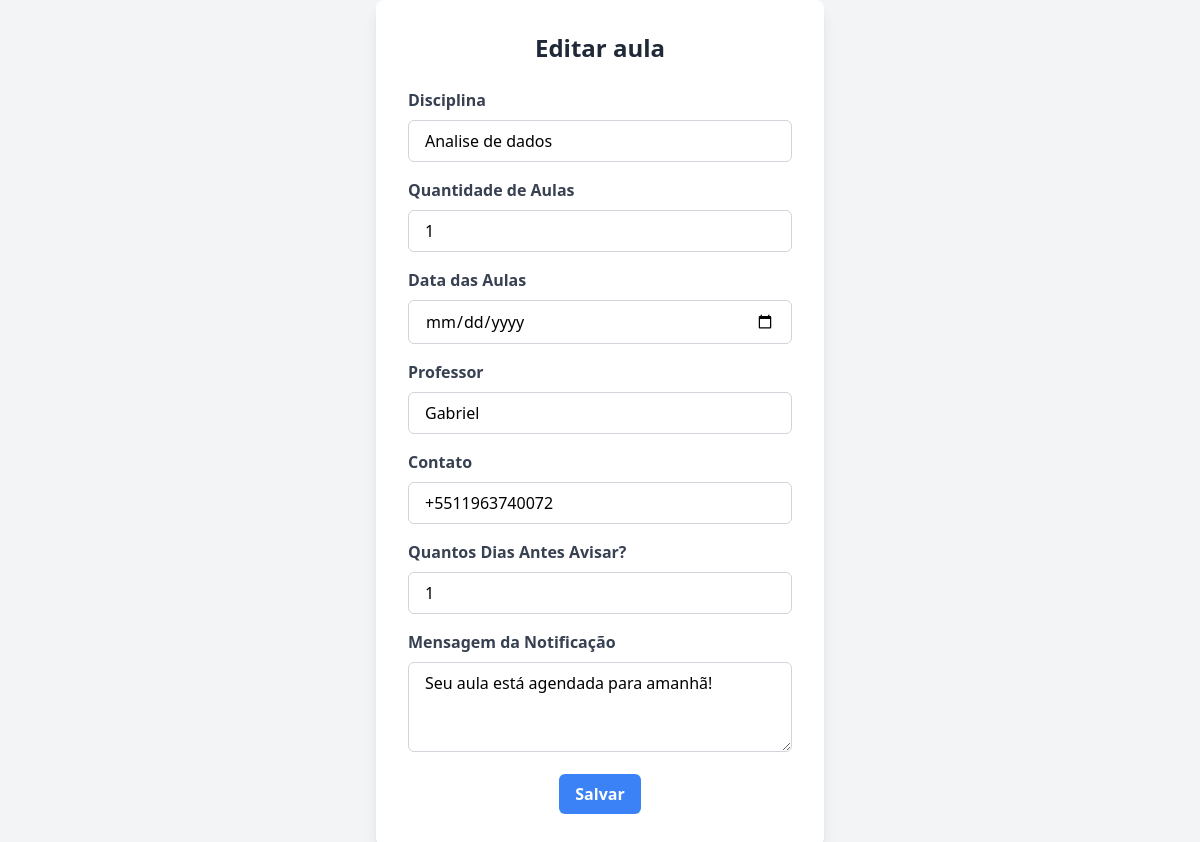
The app's page /editar/5/ (signed in) with its own data.
### formulario_professores/models.py (models this page shows, shortened)
class Aula(models.Model):
    usuario = models.ForeignKey(User, on_delete=models.CASCADE)
    disciplina = models.CharField(max_length=100)
    quantidade_aulas = models.IntegerField()
    data_aulas = models.DateField()
    professor = models.CharField(max_length=100)
    contato = models.CharField(max_length=20)
    dias_antes = models.IntegerField(default=3, help_text="Quantos dias antes você deseja ser avisado?")
    mensagem_notificacao = models.TextField(blank=True, help_text="Mensagem personalizada para a notificação.")

### formulario_professores/views.py (the view)
# urls.py: path('editar/<int:aula_id>/', views.editar_aula, name='editar_aula'),
@login_required
def editar_aula(request, aula_id):
    aula = get_object_or_404(Aula, id=aula_id)  # Busca a aula pelo ID ou retorna 404
    if request.method == 'POST':
        form = AulaForm(request.POST, instance=aula)
        if form.is_valid():
            form.save()
            return redirect('listar_aulas')
    else:
        form = AulaForm(instance=aula)
    return render(request, 'formulario.html', {'form': form, 'aula': aula, 'titulo': 'Editar aula', 'mensagem_botao': 'Salvar'})

### formulario_professores/templates/formulario.html (shortened to what this page needs)
{% extends 'base.html' %}
{% block conteudo %}
    <div class="bg-gray-100 flex items-center justify-center min-h-screen">
        <div class="bg-white p-8 rounded-lg shadow-lg w-full max-w-md">
            <h2 class="text-2xl font-bold mb-6 text-center text-gray-800">{{ titulo }}</h2>
            <form method="POST">
                <div class="mb-4">
                    <label for="disciplina" class="block text-gray-700 font-semibold mb-2">Disciplina</label>
                    {{ form.disciplina }}
                </div>
                <div class="mb-4">
                    <label for="quantidade_aulas" class="block text-gray-700 font-semibold mb-2">Quantidade de Aulas</label>
                    {{ form.quantidade_aulas }}
                </div>
                <div class="mb-4">
                    <label for="data_aulas" class="block text-gray-700 font-semibold mb-2">Data das Aulas</label>
                    {{ form.data_aulas }}
                </div>
                <div class="mb-4">
                    <label for="professor" class="block text-gray-700 font-semibold mb-2">Professor</label>
                    {{ form.professor }}
                </div>
                <div class="mb-4">
                    <label for="contato" class="block text-gray-700 font-semibold mb-2">Contato</label>
                    {{ form.contato }}
                </div>
                <div class="mb-4">
                    <label for="dias_antes" class="block text-gray-700 font-semibold mb-2">Quantos Dias Antes Avisar?</label>
                    {{ form.dias_antes }}
                </div>
                <div class="mb-4">
                    <label for="mensagem_notificacao" class="block text-gray-700 font-semibold mb-2">Mensagem da Notificação</label>
                    {{ form.mensagem_notificacao }}
                </div>
                <div class="flex justify-center">
                    <button type="submit" class="bg-blue-500 text-white font-bold py-2 px-4 rounded-md hover:bg-blue-600 focus:outline-none focus:ring-2 focus:ring-blue-500 focus:ring-opacity-50">
                        {{ mensagem_botao }}
                    </button>
                </div>
            </form>
        </div>
    </div>
{% endblock %}

### records on screen
Aula: disciplina "Analise de dados", quantidade_aulas "1", professor "Gabriel", contato "+5511963740072", dias_antes "1", mensagem_notificacao "Seu aula está agendada para amanhã!"

### other values on screen
{{ titulo }} "Editar aula"
{{ mensagem_botao }} "Salvar"
